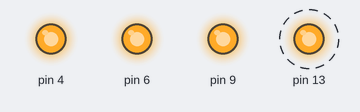
Recording of a sketch running on a simulated Arduino Uno, built with avr-gcc and run on an emulated ATmega328P. Parts: output pins drawn as LEDs (lit = HIGH). Dashed ring = blinking. Storage starts empty; what the sketch prints to the serial monitor is not drawn.

Above: at 2.5 s.
Timing chart, 0 to 5.0 s (numbered marks = the images above):
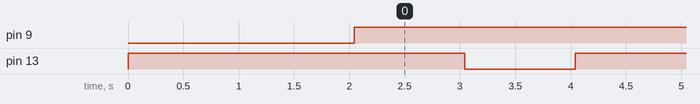

The sketch:

SD_Test.ino
```cpp
// ========
// Includes
// ========
#include <SdFat.h>
#include <SPI.h>
#include <Wire.h>
#include <libandesite.h>

// ========
// Declares
// ========
SdFat SD;


File myFile;

void setup() {
	// Set baud rate
	Serial.begin(115200);
	pinMode(13, OUTPUT);
	// set up SPI slave select pins
	pinMode(SD_CS_PIN, OUTPUT);
	pinMode(RF_CS_PIN, OUTPUT);
	pinMode(ADS_CS_PIN, OUTPUT);
	pinMode(RF_SHDN_PIN, OUTPUT);

	Serial.println("*****Setting Chip Selects LOW*****");
	digitalWrite(SD_CS_PIN, LOW);
	digitalWrite(RF_CS_PIN, HIGH);
	digitalWrite(ADS_CS_PIN, HIGH);
	digitalWrite(RF_SHDN_PIN, HIGH);
	digitalWrite(13,HIGH);
	delay(1000);

	Serial.print("Initializing SD card...");

	if (!SD.begin(SD_CS_PIN)) {
		Serial.println("initialization failed!");
		delay(60000);
		Serial.println("Done");
		return;
	}
	Serial.println("initialization done.");


	// open the file. note that only one file can be open at a time,
	// so you have to close this one before opening another.
	myFile = SD.open("test.txt", FILE_WRITE);

	// if the file opened okay, write to it:
	if (myFile) {
		Serial.print("Writing to test.txt...");
		myFile.println("Hello World!");
		// close the file:
		myFile.close();
		Serial.println("done.");
		} else {
		// if the file didn't open, print an error:
		Serial.println("error opening test.txt");
	}

	// re-open the file for reading:
	myFile = SD.open("test.txt");
	if (myFile) {
		Serial.println("test.txt:");

		// read from the file until there's nothing else in it:
		while (myFile.available()) {
			Serial.write(myFile.read());
		}
		// close the file:
		myFile.close();
		} else {
		// if the file didn't open, print an error:
		Serial.println("error opening test.txt");
	}

	Serial.println("Done with main setup.");
	Serial.println("=====================");
	delay(1000);
	digitalWrite(13,LOW);
	digitalWrite(RF_CS_PIN, HIGH);

}


void loop() {
	digitalWrite(SD_CS_PIN, HIGH);
	digitalWrite(13,!digitalRead(13));
	delay(1000);
}
```

Measured:
- by itself, pin 9: LOW → HIGH at 2.0 s
- by itself, pin 13: alternates HIGH for 1.0 s and LOW for 1.0 s
